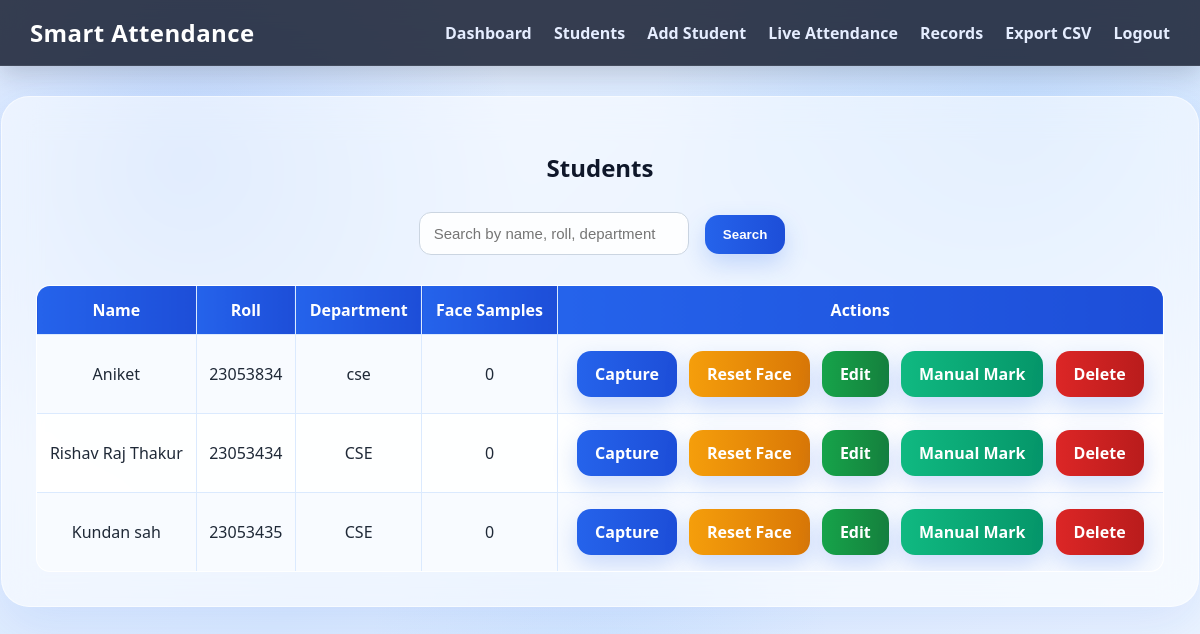
/students (signed in), run on the app's committed database.
### tables this page shows
CREATE TABLE students (
            id INTEGER PRIMARY KEY AUTOINCREMENT,
            name TEXT NOT NULL,
            roll TEXT UNIQUE NOT NULL,
            department TEXT NOT NULL
        );

### app.py (the view)
@app.route("/students")
@login_required
def students():
    query = request.args.get("q", "").strip()
    conn = get_connection()
    if query:
        students_list = conn.execute("""
            SELECT * FROM students
            WHERE name LIKE ? OR roll LIKE ? OR department LIKE ?
            ORDER BY id DESC
        """, (f"%{query}%", f"%{query}%", f"%{query}%")).fetchall()
    else:
        students_list = conn.execute("SELECT * FROM students ORDER BY id DESC").fetchall()
    conn.close()
    students_with_faces = []
    for s in students_list:
        students_with_faces.append({
            "id": s["id"],
            "name": s["name"],
            "roll": s["roll"],
            "department": s["department"],
            "face_count": get_face_count(s["id"])
        })
    return render_template("students.html", students=students_with_faces, query=query)

### app.py (called while the page is built)
def login_required(func):
    @wraps(func)
    def wrapper(*args, **kwargs):
        if "admin_logged_in" not in session:
            flash("Please login first.", "danger")
            return redirect(url_for("login"))
        return func(*args, **kwargs)
    return wrapper

def get_face_count(student_id):
    folder = os.path.join(DATASET_DIR, str(student_id))
    if not os.path.exists(folder):
        return 0
    return len([
        f for f in os.listdir(folder)
        if f.lower().endswith((".jpg", ".jpeg", ".png"))
    ])

### database.py (called while the page is built)
def get_connection():
    conn = sqlite3.connect(DB_NAME, check_same_thread=False)
    conn.row_factory = sqlite3.Row
    return conn

### templates/students.html
{% extends "layout.html" %}
{% block content %}
<h2>Students</h2>
<form method="GET" action="{{ url_for('students') }}" class="search-box">
    <input type="text" name="q" value="{{ query }}" placeholder="Search by name, roll, department">
    <button type="submit">Search</button>
</form>
<table>
    <tr>
        <th>Name</th>
        <th>Roll</th>
        <th>Department</th>
        <th>Face Samples</th>
        <th>Actions</th>
    </tr>
    {% for s in students %}
    <tr>
        <td>{{ s.name }}</td>
        <td>{{ s.roll }}</td>
        <td>{{ s.department }}</td>
        <td>{{ s.face_count }}</td>
        <td class="action-cell">
            <a class="btn-small" href="{{ url_for('capture_face', student_id=s.id) }}">Capture</a>
            <a class="btn-small warning" href="{{ url_for('reset_face', student_id=s.id) }}">Reset Face</a>
            <a class="btn-small edit" href="{{ url_for('edit_student', student_id=s.id) }}">Edit</a>
            <a class="btn-small success" href="{{ url_for('manual_attendance', student_id=s.id) }}">Manual Mark</a>
            <a class="btn-small delete" href="{{ url_for('delete_student', student_id=s.id) }}" onclick="return confirm('Delete this student?')">Delete</a>
        </td>
    </tr>
    {% endfor %}
</table>
{% endblock %}

### static/style.css (style rules this page uses)
body { margin: 0; font-family: "Segoe UI", Arial, sans-serif; background: radial-gradient(circle at 15% 20%, rgba(59, 130, 246, 0.22), transparent 28%), radial-gradient(circle at 85% 15%, rgba(96, 165, 250, 0.20), transparent 30%), radial-gradient(circle at 50% 85%, rgba(147, 197, 253, 0.18), transparent 26%), linear-gradient(135deg, #edf4ff 0%, #dbeafe 45%, #eff6ff 100%); color: #1f2937; min-height: 100vh; }
h1, h2 { text-align: center; color: #0f172a; margin-bottom: 20px; }
.form-box, .search-box, .filter-box { text-align: center; margin-bottom: 22px; }
.form-box input, .search-box input, .filter-box input { width: 240px; max-width: 90%; padding: 12px 14px; margin: 8px; border: 1px solid #cbd5e1; border-radius: 12px; font-size: 15px; outline: none; background: rgba(255, 255, 255, 0.88); transition: 0.2s ease; }
button, .btn-small { background: linear-gradient(90deg, #2563eb, #1d4ed8); color: white; border: none; padding: 12px 18px; border-radius: 14px; cursor: pointer; text-decoration: none; display: inline-block; font-weight: 600; margin: 4px; transition: 0.25s ease; box-shadow: 0 10px 24px rgba(37, 99, 235, 0.22); }
.edit { background: linear-gradient(90deg, #16a34a, #15803d); }
.delete { background: linear-gradient(90deg, #dc2626, #b91c1c); }
.warning { background: linear-gradient(90deg, #f59e0b, #d97706); }
.success { background: linear-gradient(90deg, #10b981, #059669); }
table { width: 100%; border-collapse: collapse; margin-top: 14px; background: rgba(255, 255, 255, 0.94); border-radius: 14px; overflow: hidden; }
table, th, td { border: 1px solid #dbeafe; }
th { background: linear-gradient(90deg, #2563eb, #1d4ed8); color: white; padding: 13px; }
td { padding: 12px; text-align: center; }
tr:nth-child(even) { background: #f8fbff; }
.action-cell { min-width: 320px; }

### data on the page
students: name "Aniket", roll "23053834", department "cse", face_count "0"
students: name "Rishav Raj Thakur", roll "23053434", department "CSE", face_count "0"
students: name "Kundan sah", roll "23053435", department "CSE", face_count "0"
